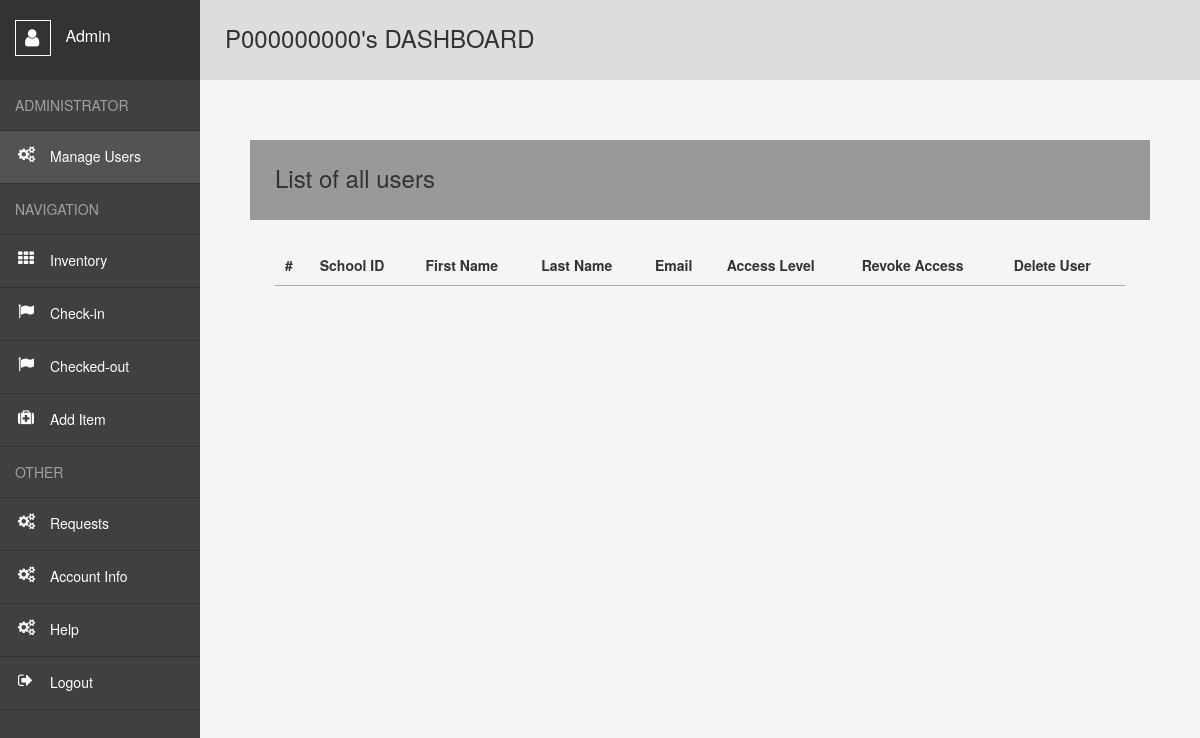
/user/manage-users (signed in), run on an earlier commit of the app's database.
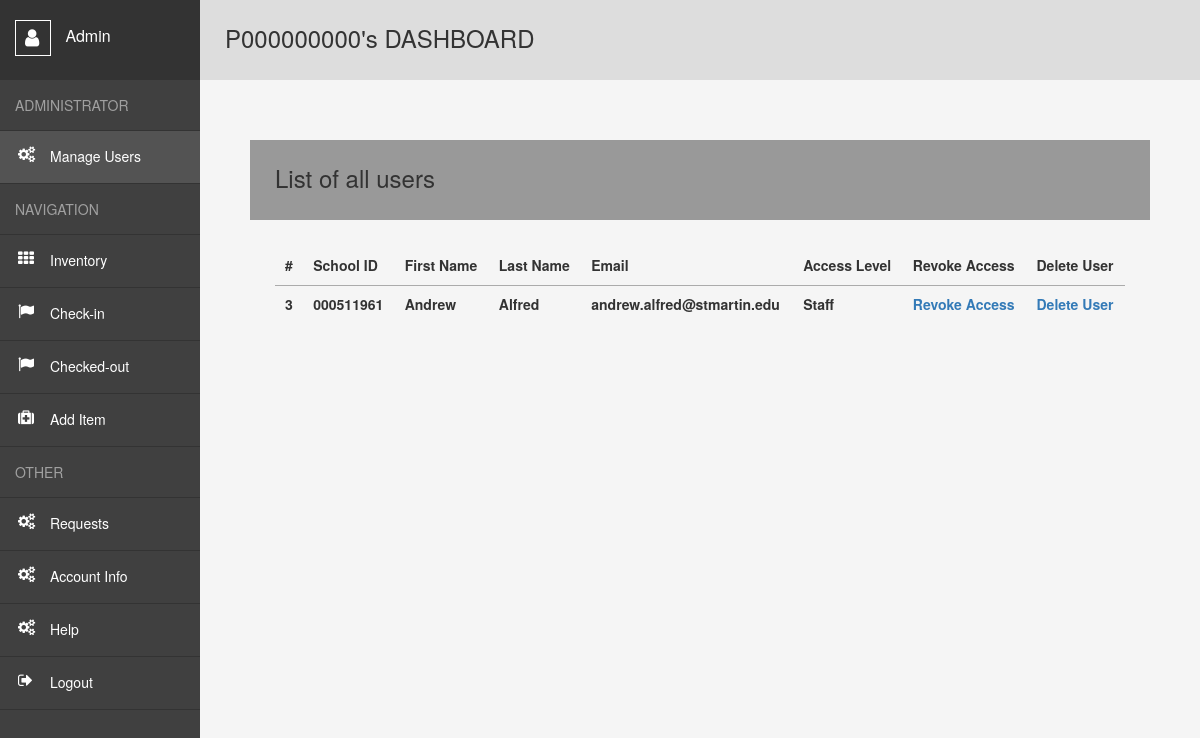
And on a later commit of the database.
### website/models.py (models this page shows)
class User(db.Model, UserMixin):##usermixin makes it easier for user login
    id = db.Column(db.Integer, primary_key=True)##unique key
    email = db.Column(db.String(320), unique=True)##cant have the same email
    telnum = db.Column(db.String(10),unique=True)##cant have the same telephone number
    s_id = db.Column(db.String(9),unique=True)
    fname = db.Column(db.String(26))
    lname = db.Column(db.String(50))
    password = db.Column(db.String(15))
    sf = db.Column(db.String(7))
    date_created = db.Column(db.DateTime(timezone=True), default=func.now())
    borroweditems= db.relationship('Borroweditem', backref='user',passive_deletes=True)##reference all borroweditems##relationship with db
    creators= db.relationship('Inventory', backref='user',passive_deletes=True)##reference all borroweditems##relationship with db
    access= db.relationship('AccessRequest', backref='user',passive_deletes=True)

### website/auth.py (the view)
@auth.route("/user/manage-users")
@login_required
def manage_users():
    if session.get("ISadmin",None) is not None:
        users = User.query.all()
        return render_template("manage-users.html",user = current_user, data=users)
    else:
        flash("You do not have access to this page! Pls, Log in!", category="error")
        return redirect(url_for('views.home'))

### website/templates/manage-users.html (shortened to what this page needs)
<!DOCTYPE html>
<html lang="en">
<head>
    <link rel= "stylesheet" type= "text/css" href= "{{ url_for('static',filename='styles3.css') }}">
    <link rel="stylesheet" href="https://maxcdn.bootstrapcdn.com/bootstrap/3.3.6/css/bootstrap.min.css" />
    <link href='https://cdn.datatables.net/1.10.24/css/jquery.dataTables.min.css' rel='stylesheet' type='text/css'>
</head>
<body>
    <div class="wrapper">
        <nav>
          <header>
            <span></span>
              {{session['FNAME']}}
          </header>
          <ul>
            {% if session['ISadmin'] %}
            <li><span>Administrator</span></li>
            <li class="acc"><a class="active" style="text-decoration:none" href="{{url_for('auth.manage_users')}}">Manage Users</a></li>
            {% endif %}
            <li><span>Navigation</span></li>
            <li class="inv"><a style="text-decoration:none" href="{{url_for('views.user')}}">Inventory</a></li>
            <li class="move"><a style="text-decoration:none" href="{{url_for('views.Check_in')}}">Check-in</a></li>
            {% if session['ISstaff'] and session['id'] %}
            <li class="move"><a style="text-decoration:none" href="{{url_for('views.Checked')}}">Checked-out</a></li>
            <li class="edit"><a style="text-decoration:none" href="{{url_for('views.add')}}">Add Item</a></li>
            {% endif %}
            <li><span>Other</span></li>
            {% if session['ISstaff'] and session['id'] %}
            <li class="acc"><a style="text-decoration:none;" href="{{url_for('views.access')}}">Requests</a></li>
            {% endif %}
            <li class="acc"><a style="text-decoration:none" href="{{url_for('views.account_info')}}">Account Info</a></li>
            <li class="acc"><a style="text-decoration:none" href="{{url_for('views.help')}}">Help</a></li>
            <li class="logout"><a style="text-decoration:none" href="{{url_for('auth.logout')}}">Logout</a></li>
          </ul>
        </nav>
        {% if session['ISstaff'] and session['id'] %}
        <main>
          <h1>P{{session['SCHOOL_ID']}}'s DASHBOARD</h1>
          <div class="container-fluid">
            <div class="row" style="padding:50px;">
                <p><h2>List of all users</h1></p>
                <div >
                    <table id='empTable' class='display dataTable' width='100%'>
                        <thead>
                        <tr>
                            <th>#</th>
                            <th>School ID</th>
                            <th>First Name</th>
                            <th>Last Name</th>
                            <th>Email</th>
                            <th>Access Level</th>
                            <th>Revoke Access</th>
                            <th>Delete User</th>
                        </tr>
                        </thead>
                        {% for row in data %}
                        {% if row.id != 1 %}
                          <tr>
                              <th>{{row.id}}</th>
                              <th>{{row.s_id}}</th>
                              <th>{{row.fname}}</th>
                              <th>{{row.lname}}</th>
                              <th>{{row.email}}</th>
                              <th>{{row.sf}}</th>
                              <th><a style="text-decoration:none" href="/revoke-access/{{row.id}}">Revoke Access</a></th>
                              <th><a style="text-decoration:none" href="/delete-user/{{row.id}}">Delete User</a></th>
                            </tr>
                        {% endif %}
                        {% endfor %}
                    </table>
                </div>
           </div>
        </div>
        {% else %}
        <div>
          <a style="text-decoration:none" style="align-items:center" href="{{url_for('views.user')}}">You don't have access to add to the Inventory!</a>
      </div>
      {% endif %}
        </main>
      </div>

What changed in the data, as far as the page shows it:
added User: id "3", s_id "000511961", fname "Andrew", lname "Alfred", email "andrew.alfred@stmartin.edu", sf "Staff"
